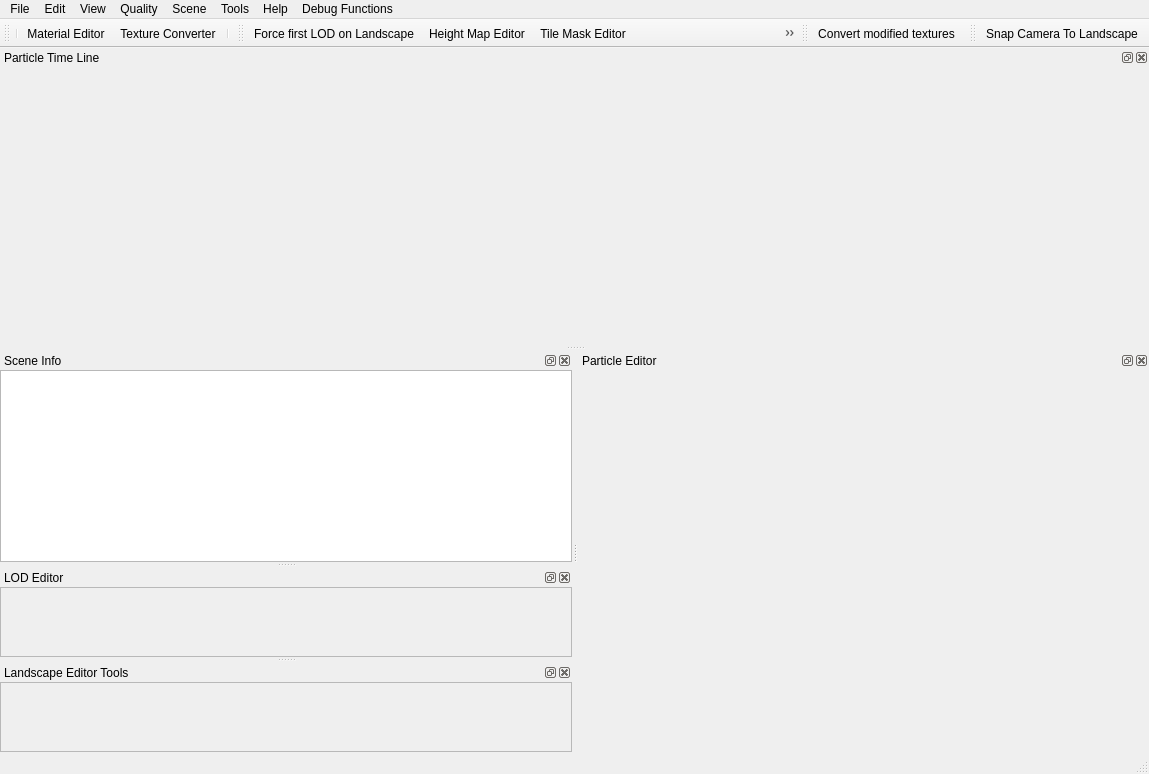
<?xml version="1.0" encoding="UTF-8"?>
<ui version="4.0">
 <class>MainWindow</class>
 <widget class="QMainWindow" name="MainWindow">
  <property name="geometry">
   <rect>
    <x>0</x>
    <y>0</y>
    <width>1149</width>
    <height>774</height>
   </rect>
  </property>
  <property name="sizePolicy">
   <sizepolicy hsizetype="Preferred" vsizetype="Preferred">
    <horstretch>0</horstretch>
    <verstretch>0</verstretch>
   </sizepolicy>
  </property>
  <property name="minimumSize">
   <size>
    <width>1024</width>
    <height>768</height>
   </size>
  </property>
  <property name="contextMenuPolicy">
   <enum>Qt::CustomContextMenu</enum>
  </property>
  <property name="windowTitle">
   <string>MainWindow</string>
  </property>
  <property name="dockOptions">
   <set>QMainWindow::AllowNestedDocks|QMainWindow::AllowTabbedDocks|QMainWindow::AnimatedDocks</set>
  </property>
  <widget class="QFrame" name="mainFrame">
   <layout class="QVBoxLayout" name="verticalLayout_8">
    <property name="spacing">
     <number>0</number>
    </property>
    <property name="leftMargin">
     <number>0</number>
    </property>
    <property name="topMargin">
     <number>0</number>
    </property>
    <property name="rightMargin">
     <number>0</number>
    </property>
    <property name="bottomMargin">
     <number>0</number>
    </property>
   </layout>
  </widget>
  <widget class="QToolBar" name="mainToolBar">
   <property name="windowTitle">
    <string>Main Toolbar</string>
   </property>
   <property name="iconSize">
    <size>
     <width>16</width>
     <height>16</height>
    </size>
   </property>
   <attribute name="toolBarArea">
    <enum>TopToolBarArea</enum>
   </attribute>
   <attribute name="toolBarBreak">
    <bool>false</bool>
   </attribute>
   <addaction name="separator"/>
   <addaction name="actionMaterialEditor"/>
   <addaction name="actionTextureConverter"/>
   <addaction name="separator"/>
  </widget>
  <widget class="QMenuBar" name="menuBar">
   <property name="geometry">
    <rect>
     <x>0</x>
     <y>0</y>
     <width>1149</width>
     <height>21</height>
    </rect>
   </property>
   <property name="path" stdset="0">
    <string/>
   </property>
   <widget class="QMenu" name="File">
    <property name="title">
     <string>File</string>
    </property>
   </widget>
   <widget class="QMenu" name="Tools">
    <property name="title">
     <string>Tools</string>
    </property>
    <addaction name="actionTextureConverter"/>
    <addaction name="actionMaterialEditor"/>
    <addaction name="actionCubemapEditor"/>
    <addaction name="actionImageSplitter"/>
    <addaction name="actionHeightmap_Delta_Tool"/>
    <addaction name="separator"/>
   </widget>
   <widget class="QMenu" name="View">
    <property name="title">
     <string>View</string>
    </property>
    <widget class="QMenu" name="Toolbars">
     <property name="title">
      <string>Toolbars</string>
     </property>
    </widget>
    <widget class="QMenu" name="menuLightView">
     <property name="title">
      <string>Light</string>
     </property>
     <addaction name="actionAlbedo"/>
     <addaction name="actionAmbient"/>
     <addaction name="actionDiffuse"/>
     <addaction name="actionSpecular"/>
    </widget>
    <widget class="QMenu" name="Dock">
     <property name="title">
      <string>Dock Windows</string>
     </property>
    </widget>
    <addaction name="menuLightView"/>
    <addaction name="separator"/>
    <addaction name="Toolbars"/>
    <addaction name="Dock"/>
    <addaction name="separator"/>
    <addaction name="actionShowEditorGizmo"/>
    <addaction name="actionLightmapCanvas"/>
    <addaction name="actionShowStaticOcclusion"/>
    <addaction name="actionEnableVisibilitySystem"/>
    <addaction name="separator"/>
   </widget>
   <widget class="QMenu" name="Edit">
    <property name="title">
     <string>Edit</string>
    </property>
    <addaction name="separator"/>
   </widget>
   <widget class="QMenu" name="Help">
    <property name="title">
     <string>Help</string>
    </property>
    <addaction name="actionHelp"/>
   </widget>
   <widget class="QMenu" name="Scene">
    <property name="title">
     <string>Scene</string>
    </property>
    <widget class="QMenu" name="menuLandscape_2">
     <property name="title">
      <string>Landscape save</string>
     </property>
     <addaction name="actionSaveHeightmapToPNG"/>
     <addaction name="actionSaveTiledTexture"/>
    </widget>
    <widget class="QMenu" name="VisibilityCheckSystem">
     <property name="title">
      <string>Visibility Check System</string>
     </property>
     <addaction name="actionEnableVisibilitySystem"/>
     <addaction name="actionRefreshVisibilitySystem"/>
     <addaction name="separator"/>
     <addaction name="actionFixCurrentFrame"/>
     <addaction name="actionReleaseCurrentFrame"/>
    </widget>
    <addaction name="actionEnableCameraLight"/>
    <addaction name="actionConvertModifiedTextures"/>
    <addaction name="separator"/>
    <addaction name="actionHeightMapEditor"/>
    <addaction name="actionTileMapEditor"/>
    <addaction name="actionShowNotPassableLandscape"/>
    <addaction name="actionRulerTool"/>
    <addaction name="actionCustomColorsEditor"/>
    <addaction name="actionWayEditor"/>
    <addaction name="actionBakeWaypoints"/>
    <addaction name="menuLandscape_2"/>
    <addaction name="separator"/>
    <addaction name="separator"/>
    <addaction name="actionBuildStaticOcclusion"/>
    <addaction name="actionInvalidateStaticOcclusion"/>
    <addaction name="VisibilityCheckSystem"/>
    <addaction name="separator"/>
    <addaction name="separator"/>
    <addaction name="actionSnapCameraToLandscape"/>
    <addaction name="separator"/>
    <addaction name="actionValidateScene"/>
   </widget>
   <widget class="QMenu" name="Quality">
    <property name="title">
     <string>Quality</string>
    </property>
    <addaction name="separator"/>
    <addaction name="actionCustomQuality"/>
   </widget>
   <widget class="QMenu" name="DebugFunctions">
    <property name="title">
     <string>Debug Functions</string>
    </property>
    <widget class="QMenu" name="menuDump">
     <property name="title">
      <string>Dump</string>
     </property>
     <addaction name="actionDumpTextures"/>
     <addaction name="actionDumpSprites"/>
    </widget>
    <addaction name="actionGridCopy"/>
    <addaction name="actionCreateTestHardSkinnedObject"/>
    <addaction name="actionCreateTestSoftSkinnedObject"/>
    <addaction name="actionImageSplitterForNormals"/>
    <addaction name="actionReplaceTextureMipmap"/>
    <addaction name="menuDump"/>
    <addaction name="actionToggleUseInstancing"/>
   </widget>
   <addaction name="File"/>
   <addaction name="Edit"/>
   <addaction name="View"/>
   <addaction name="Quality"/>
   <addaction name="Scene"/>
   <addaction name="Tools"/>
   <addaction name="Help"/>
   <addaction name="DebugFunctions"/>
  </widget>
  <widget class="QDockWidget" name="dockParticleEditor">
   <property name="maximumSize">
    <size>
     <width>524287</width>
     <height>524287</height>
    </size>
   </property>
   <property name="windowTitle">
    <string>Particle Editor</string>
   </property>
   <attribute name="dockWidgetArea">
    <number>2</number>
   </attribute>
   <widget class="ParticleEditorWidget" name="dockWidgetContents_3"/>
  </widget>
  <widget class="QDockWidget" name="dockParticleEditorTimeLine">
   <property name="maximumSize">
    <size>
     <width>524287</width>
     <height>524287</height>
    </size>
   </property>
   <property name="windowTitle">
    <string>Particle Time Line</string>
   </property>
   <attribute name="dockWidgetArea">
    <number>4</number>
   </attribute>
   <widget class="ParticleTimeLineWidget" name="dockWidgetContents_2"/>
  </widget>
  <widget class="StatusBar" name="statusBar"/>
  <widget class="QDockWidget" name="dockSceneInfo">
   <property name="enabled">
    <bool>true</bool>
   </property>
   <property name="windowTitle">
    <string>Scene Info</string>
   </property>
   <attribute name="dockWidgetArea">
    <number>1</number>
   </attribute>
   <widget class="QWidget" name="dockSceneInfoContent">
    <layout class="QVBoxLayout" name="verticalLayout_6">
     <property name="spacing">
      <number>3</number>
     </property>
     <property name="leftMargin">
      <number>0</number>
     </property>
     <property name="topMargin">
      <number>0</number>
     </property>
     <property name="rightMargin">
      <number>0</number>
     </property>
     <property name="bottomMargin">
      <number>0</number>
     </property>
     <item>
      <widget class="SceneInfo" name="sceneInfo">
       <property name="enabled">
        <bool>true</bool>
       </property>
       <property name="autoFillBackground">
        <bool>false</bool>
       </property>
       <property name="frameShadow">
        <enum>QFrame::Plain</enum>
       </property>
       <property name="editTriggers">
        <set>QAbstractItemView::NoEditTriggers</set>
       </property>
       <property name="alternatingRowColors">
        <bool>false</bool>
       </property>
       <property name="selectionMode">
        <enum>QAbstractItemView::NoSelection</enum>
       </property>
       <property name="selectionBehavior">
        <enum>QAbstractItemView::SelectRows</enum>
       </property>
       <property name="indentation">
        <number>16</number>
       </property>
      </widget>
     </item>
    </layout>
   </widget>
  </widget>
  <widget class="QDockWidget" name="dockLODEditor">
   <property name="windowTitle">
    <string>LOD Editor</string>
   </property>
   <attribute name="dockWidgetArea">
    <number>1</number>
   </attribute>
   <widget class="QWidget" name="dockLODEditorContent">
    <layout class="QVBoxLayout" name="verticalLayout_2">
     <property name="leftMargin">
      <number>0</number>
     </property>
     <property name="topMargin">
      <number>0</number>
     </property>
     <property name="rightMargin">
      <number>0</number>
     </property>
     <property name="bottomMargin">
      <number>0</number>
     </property>
     <item>
      <widget class="QScrollArea" name="scrollArea">
       <property name="widgetResizable">
        <bool>true</bool>
       </property>
       <widget class="LODEditor" name="scrollAreaWidgetContents">
        <property name="geometry">
         <rect>
          <x>0</x>
          <y>0</y>
          <width>254</width>
          <height>128</height>
         </rect>
        </property>
       </widget>
      </widget>
     </item>
    </layout>
   </widget>
  </widget>
  <widget class="QToolBar" name="landscapeToolBar">
   <property name="windowTitle">
    <string>Landscape Toolbar</string>
   </property>
   <property name="iconSize">
    <size>
     <width>16</width>
     <height>16</height>
    </size>
   </property>
   <attribute name="toolBarArea">
    <enum>TopToolBarArea</enum>
   </attribute>
   <attribute name="toolBarBreak">
    <bool>false</bool>
   </attribute>
   <addaction name="actionForceFirstLODonLandscape"/>
   <addaction name="actionHeightMapEditor"/>
   <addaction name="actionTileMapEditor"/>
   <addaction name="actionShowNotPassableLandscape"/>
   <addaction name="actionRulerTool"/>
   <addaction name="actionCustomColorsEditor"/>
   <addaction name="actionWayEditor"/>
  </widget>
  <widget class="QToolBar" name="sceneToolBar">
   <property name="windowTitle">
    <string>Scene Toolbar</string>
   </property>
   <property name="iconSize">
    <size>
     <width>16</width>
     <height>16</height>
    </size>
   </property>
   <attribute name="toolBarArea">
    <enum>TopToolBarArea</enum>
   </attribute>
   <attribute name="toolBarBreak">
    <bool>false</bool>
   </attribute>
   <addaction name="actionConvertModifiedTextures"/>
  </widget>
  <widget class="QToolBar" name="cameraToolBar">
   <property name="windowTitle">
    <string>Camera Tool Bar</string>
   </property>
   <property name="iconSize">
    <size>
     <width>16</width>
     <height>16</height>
    </size>
   </property>
   <attribute name="toolBarArea">
    <enum>TopToolBarArea</enum>
   </attribute>
   <attribute name="toolBarBreak">
    <bool>false</bool>
   </attribute>
   <addaction name="actionSnapCameraToLandscape"/>
  </widget>
  <widget class="QDockWidget" name="dockLandscapeEditorControls">
   <property name="windowTitle">
    <string>Landscape Editor Tools</string>
   </property>
   <attribute name="dockWidgetArea">
    <number>1</number>
   </attribute>
   <widget class="QWidget" name="dockLandscapeEditorControlsContent">
    <layout class="QVBoxLayout" name="verticalLayout_3">
     <property name="leftMargin">
      <number>0</number>
     </property>
     <property name="topMargin">
      <number>0</number>
     </property>
     <property name="rightMargin">
      <number>0</number>
     </property>
     <property name="bottomMargin">
      <number>0</number>
     </property>
     <item>
      <widget class="QScrollArea" name="landscapeScrollArea">
       <property name="widgetResizable">
        <bool>true</bool>
       </property>
       <widget class="LandscapeEditorControlsPlaceholder" name="landscapeEditorControlsPlaceholder">
        <property name="geometry">
         <rect>
          <x>0</x>
          <y>0</y>
          <width>254</width>
          <height>129</height>
         </rect>
        </property>
       </widget>
      </widget>
     </item>
    </layout>
   </widget>
  </widget>
  <action name="actionMaterialEditor">
   <property name="icon">
    <iconset resource="Resources.qrc">
     <normaloff>:/QtIcons/materialeditor.png</normaloff>:/QtIcons/materialeditor.png</iconset>
   </property>
   <property name="text">
    <string>Material Editor</string>
   </property>
   <property name="shortcut">
    <string>Ctrl+M</string>
   </property>
   <property name="blockName" stdset="0">
    <string>Editor</string>
   </property>
   <property name="actionName" stdset="0">
    <string>Material Editor</string>
   </property>
  </action>
  <action name="actionHeightMapEditor">
   <property name="checkable">
    <bool>true</bool>
   </property>
   <property name="icon">
    <iconset resource="Resources.qrc">
     <normaloff>:/QtIcons/land_height.png</normaloff>:/QtIcons/land_height.png</iconset>
   </property>
   <property name="text">
    <string>Height Map Editor</string>
   </property>
   <property name="shortcut">
    <string>Ctrl+E</string>
   </property>
   <property name="actionName" stdset="0">
    <string>Height Map Editor</string>
   </property>
   <property name="blockName" stdset="0">
    <string>Editor</string>
   </property>
  </action>
  <action name="actionTileMapEditor">
   <property name="checkable">
    <bool>true</bool>
   </property>
   <property name="icon">
    <iconset resource="Resources.qrc">
     <normaloff>:/QtIcons/land_tile.png</normaloff>:/QtIcons/land_tile.png</iconset>
   </property>
   <property name="text">
    <string>Tile Mask Editor</string>
   </property>
   <property name="shortcut">
    <string>Ctrl+T</string>
   </property>
   <property name="actionName" stdset="0">
    <string>Tile Mask Editor</string>
   </property>
   <property name="blockName" stdset="0">
    <string>Editor</string>
   </property>
  </action>
  <action name="actionTextureConverter">
   <property name="icon">
    <iconset resource="Resources.qrc">
     <normaloff>:/QtIcons/textureeditor.png</normaloff>:/QtIcons/textureeditor.png</iconset>
   </property>
   <property name="text">
    <string>Texture Converter</string>
   </property>
   <property name="shortcut">
    <string>Alt+T</string>
   </property>
   <property name="actionName" stdset="0">
    <string>Texture converter</string>
   </property>
   <property name="blockName" stdset="0">
    <string>Editor</string>
   </property>
  </action>
  <action name="actionShowNotPassableLandscape">
   <property name="checkable">
    <bool>true</bool>
   </property>
   <property name="icon">
    <iconset resource="Resources.qrc">
     <normaloff>:/QtIcons/land_unpassable.png</normaloff>:/QtIcons/land_unpassable.png</iconset>
   </property>
   <property name="text">
    <string>Not Passable Landscape</string>
   </property>
   <property name="toolTip">
    <string>Not Passable Landscape</string>
   </property>
   <property name="shortcut">
    <string>Ctrl+A</string>
   </property>
   <property name="actionName" stdset="0">
    <string>Not Passable Landscape</string>
   </property>
   <property name="blockName" stdset="0">
    <string>Editor</string>
   </property>
  </action>
  <action name="actionRulerTool">
   <property name="checkable">
    <bool>true</bool>
   </property>
   <property name="icon">
    <iconset resource="Resources.qrc">
     <normaloff>:/QtIcons/land_ruler.png</normaloff>:/QtIcons/land_ruler.png</iconset>
   </property>
   <property name="text">
    <string>Ruler Tool</string>
   </property>
   <property name="shortcut">
    <string>Ctrl+R</string>
   </property>
   <property name="actionName" stdset="0">
    <string>Ruler Tool</string>
   </property>
   <property name="blockName" stdset="0">
    <string>Editor</string>
   </property>
  </action>
  <action name="actionEnableCameraLight">
   <property name="checkable">
    <bool>true</bool>
   </property>
   <property name="icon">
    <iconset resource="Resources.qrc">
     <normaloff>:/QtIcons/light.png</normaloff>:/QtIcons/light.png</iconset>
   </property>
   <property name="text">
    <string>Camera Light</string>
   </property>
   <property name="shortcut">
    <string>Alt+L</string>
   </property>
   <property name="actionName" stdset="0">
    <string>Camera Light</string>
   </property>
   <property name="blockName" stdset="0">
    <string>Editor</string>
   </property>
  </action>
  <action name="actionHelp">
   <property name="icon">
    <iconset resource="Resources.qrc">
     <normaloff>:/QtIcons/help.png</normaloff>:/QtIcons/help.png</iconset>
   </property>
   <property name="text">
    <string>Resource Editor Help</string>
   </property>
   <property name="shortcut">
    <string>F1</string>
   </property>
  </action>
  <action name="actionCubemapEditor">
   <property name="icon">
    <iconset resource="Resources.qrc">
     <normaloff>:/QtIcons/cubemap.png</normaloff>:/QtIcons/cubemap.png</iconset>
   </property>
   <property name="text">
    <string>Cubemap Editor</string>
   </property>
  </action>
  <action name="actionSaveHeightmapToPNG">
   <property name="text">
    <string>Save Heightmap as Image</string>
   </property>
  </action>
  <action name="actionSaveTiledTexture">
   <property name="text">
    <string>Save Landscape Texture</string>
   </property>
  </action>
  <action name="actionCustomColorsEditor">
   <property name="checkable">
    <bool>true</bool>
   </property>
   <property name="icon">
    <iconset resource="Resources.qrc">
     <normaloff>:/QtIcons/land_custcolor.png</normaloff>:/QtIcons/land_custcolor.png</iconset>
   </property>
   <property name="text">
    <string>Custom Colors Editor</string>
   </property>
   <property name="toolTip">
    <string>Custom Colors Editor</string>
   </property>
  </action>
  <action name="actionShowEditorGizmo">
   <property name="checkable">
    <bool>true</bool>
   </property>
   <property name="checked">
    <bool>true</bool>
   </property>
   <property name="icon">
    <iconset resource="Resources.qrc">
     <normaloff>:/QtIcons/gizmo.png</normaloff>:/QtIcons/gizmo.png</iconset>
   </property>
   <property name="text">
    <string>Show Editor Gizmo</string>
   </property>
   <property name="shortcut">
    <string>F12</string>
   </property>
   <property name="actionName" stdset="0">
    <string>Show Editor Gizmo</string>
   </property>
   <property name="blockName" stdset="0">
    <string>Editor</string>
   </property>
  </action>
  <action name="actionBuildStaticOcclusion">
   <property name="text">
    <string>Build Static Occlusion</string>
   </property>
  </action>
  <action name="actionConvertModifiedTextures">
   <property name="icon">
    <iconset resource="Resources.qrc">
     <normaloff>:/QtIconsTextureDialog/convert.png</normaloff>:/QtIconsTextureDialog/convert.png</iconset>
   </property>
   <property name="text">
    <string>Convert modified textures</string>
   </property>
  </action>
  <action name="actionAlbedo">
   <property name="checkable">
    <bool>true</bool>
   </property>
   <property name="checked">
    <bool>true</bool>
   </property>
   <property name="text">
    <string>Albedo</string>
   </property>
  </action>
  <action name="actionAmbient">
   <property name="checkable">
    <bool>true</bool>
   </property>
   <property name="checked">
    <bool>true</bool>
   </property>
   <property name="text">
    <string>Ambient</string>
   </property>
  </action>
  <action name="actionDiffuse">
   <property name="checkable">
    <bool>true</bool>
   </property>
   <property name="checked">
    <bool>true</bool>
   </property>
   <property name="text">
    <string>Diffuse</string>
   </property>
  </action>
  <action name="actionSpecular">
   <property name="checkable">
    <bool>true</bool>
   </property>
   <property name="checked">
    <bool>true</bool>
   </property>
   <property name="text">
    <string>Specular</string>
   </property>
  </action>
  <action name="actionCustomQuality">
   <property name="text">
    <string>Custom...</string>
   </property>
   <property name="toolTip">
    <string>Custom Quality Settings</string>
   </property>
  </action>
  <action name="actionGridCopy">
   <property name="text">
    <string>Grid Copy</string>
   </property>
  </action>
  <action name="actionSetLightViewMode">
   <property name="icon">
    <iconset resource="Resources.qrc">
     <normaloff>:/QtIcons/light_settings.png</normaloff>:/QtIcons/light_settings.png</iconset>
   </property>
   <property name="text">
    <string>setLightViewMode</string>
   </property>
   <property name="toolTip">
    <string>Set Materials LightViewMode</string>
   </property>
  </action>
  <action name="actionLightmapCanvas">
   <property name="checkable">
    <bool>true</bool>
   </property>
   <property name="checked">
    <bool>true</bool>
   </property>
   <property name="text">
    <string>Show Lightmap Canvas</string>
   </property>
  </action>
  <action name="actionImageSplitter">
   <property name="icon">
    <iconset resource="Resources.qrc">
     <normaloff>:/QtIcons/image_splitter.png</normaloff>:/QtIcons/image_splitter.png</iconset>
   </property>
   <property name="text">
    <string>ImageSplitter</string>
   </property>
  </action>
  <action name="actionInvalidateStaticOcclusion">
   <property name="text">
    <string>Invalidate Static Occlusion</string>
   </property>
  </action>
  <action name="actionShowStaticOcclusion">
   <property name="checkable">
    <bool>true</bool>
   </property>
   <property name="checked">
    <bool>false</bool>
   </property>
   <property name="icon">
    <iconset resource="Resources.qrc">
     <normaloff>:/QtIcons/so.png</normaloff>:/QtIcons/so.png</iconset>
   </property>
   <property name="text">
    <string>Show Static Occlusion</string>
   </property>
  </action>
  <action name="actionHeightmap_Delta_Tool">
   <property name="text">
    <string>Height Delta Tool</string>
   </property>
  </action>
  <action name="actionCreateTestSoftSkinnedObject">
   <property name="text">
    <string>Create Test Soft Skinned Object</string>
   </property>
  </action>
  <action name="actionWayEditor">
   <property name="checkable">
    <bool>true</bool>
   </property>
   <property name="icon">
    <iconset resource="Resources.qrc">
     <normaloff>:/QtIcons/path.png</normaloff>:/QtIcons/path.png</iconset>
   </property>
   <property name="text">
    <string>WayEditor</string>
   </property>
  </action>
  <action name="actionSnapCameraToLandscape">
   <property name="checkable">
    <bool>true</bool>
   </property>
   <property name="icon">
    <iconset resource="Resources.qrc">
     <normaloff>:/QtIcons/snapcamera.png</normaloff>:/QtIcons/snapcamera.png</iconset>
   </property>
   <property name="text">
    <string>Snap Camera To Landscape</string>
   </property>
   <property name="toolTip">
    <string>Snap Camera To Landscape</string>
   </property>
  </action>
  <action name="actionImageSplitterForNormals">
   <property name="text">
    <string>ImageSplitter for Normals</string>
   </property>
  </action>
  <action name="actionReplaceTextureMipmap">
   <property name="text">
    <string>Replace Textures mipmaps</string>
   </property>
  </action>
  <action name="actionEnableDisableShadows">
   <property name="checkable">
    <bool>true</bool>
   </property>
   <property name="icon">
    <iconset resource="Resources.qrc">
     <normaloff>:/QtIcons/shadow.png</normaloff>:/QtIcons/shadow.png</iconset>
   </property>
   <property name="text">
    <string>Change Shadows Drawing </string>
   </property>
  </action>
  <action name="actionDumpTextures">
   <property name="text">
    <string>Textures</string>
   </property>
  </action>
  <action name="actionDumpSprites">
   <property name="text">
    <string>Sprites</string>
   </property>
  </action>
  <action name="actionForceFirstLODonLandscape">
   <property name="checkable">
    <bool>true</bool>
   </property>
   <property name="icon">
    <iconset resource="Resources.qrc">
     <normaloff>:/QtIconsTextureDialog/zoom_100.png</normaloff>:/QtIconsTextureDialog/zoom_100.png</iconset>
   </property>
   <property name="text">
    <string>Force first LOD on Landscape</string>
   </property>
  </action>
  <action name="actionEnableVisibilitySystem">
   <property name="checkable">
    <bool>true</bool>
   </property>
   <property name="icon">
    <iconset resource="Resources.qrc">
     <normaloff>:/QtIcons/eye.png</normaloff>:/QtIcons/eye.png</iconset>
   </property>
   <property name="text">
    <string>Enable Visibility System</string>
   </property>
   <property name="shortcut">
    <string>Alt+Shift+V</string>
   </property>
   <property name="actionName" stdset="0">
    <string>Enable/Disable</string>
   </property>
   <property name="blockName" stdset="0">
    <string>Visibility System</string>
   </property>
  </action>
  <action name="actionFixCurrentFrame">
   <property name="text">
    <string>Fix Current Frame</string>
   </property>
   <property name="shortcut">
    <string>Alt+V</string>
   </property>
   <property name="blockName" stdset="0">
    <string>Visibility System</string>
   </property>
   <property name="actionName" stdset="0">
    <string>Fix Current Frame</string>
   </property>
  </action>
  <action name="actionReleaseCurrentFrame">
   <property name="text">
    <string>Release Fixed Frame</string>
   </property>
   <property name="shortcut">
    <string>Ctrl+Alt+V</string>
   </property>
   <property name="actionName" stdset="0">
    <string>Release Fixed Frame</string>
   </property>
   <property name="blockName" stdset="0">
    <string>Visibility System</string>
   </property>
  </action>
  <action name="actionRefreshVisibilitySystem">
   <property name="icon">
    <iconset resource="Resources.qrc">
     <normaloff>:/QtIcons/reloadtextures.png</normaloff>:/QtIcons/reloadtextures.png</iconset>
   </property>
   <property name="text">
    <string>Refresh Visibility System</string>
   </property>
   <property name="shortcut">
    <string>Alt+R</string>
   </property>
   <property name="actionName" stdset="0">
    <string>Refresh</string>
   </property>
   <property name="blockName" stdset="0">
    <string>Visibility System</string>
   </property>
  </action>
  <action name="actionToggleUseInstancing">
   <property name="text">
    <string>Toggle Use Instancing by Landscape</string>
   </property>
  </action>
  <action name="actionEnableSounds">
   <property name="checkable">
    <bool>true</bool>
   </property>
   <property name="icon">
    <iconset resource="Resources.qrc">
     <normaloff>:/QtIcons/rspeaker_off.png</normaloff>
     <normalon>:/QtIcons/rspeaker_on.png</normalon>:/QtIcons/rspeaker_off.png</iconset>
   </property>
   <property name="text">
    <string>Mute</string>
   </property>
   <property name="toolTip">
    <string>Mute scene sounds</string>
   </property>
  </action>
  <action name="actionValidateScene">
   <property name="text">
    <string>Validate scene</string>
   </property>
   <property name="toolTip">
    <string>Perform some routine checks under scene objects</string>
   </property>
  </action>
  <action name="actionCreateTestHardSkinnedObject">
   <property name="text">
    <string>Create Test Hard Skinned Object</string>
   </property>
  </action>
  <action name="actionBakeWaypoints">
   <property name="text">
    <string>Bake waypoints</string>
   </property>
   <property name="toolTip">
    <string>convert waypoints coordinates to global</string>
   </property>
  </action>
 </widget>
 <layoutdefault spacing="6" margin="11"/>
 <customwidgets>
  <customwidget>
   <class>ParticleEditorWidget</class>
   <extends>QWidget</extends>
   <header>Classes/Qt/DockParticleEditor/ParticleEditorWidget.h</header>
  </customwidget>
  <customwidget>
   <class>ParticleTimeLineWidget</class>
   <extends>QWidget</extends>
   <header>Classes/Qt/DockParticleEditor/ParticleTimeLineWidget.h</header>
   <container>1</container>
  </customwidget>
  <customwidget>
   <class>SceneInfo</class>
   <extends>QTreeView</extends>
   <header>Classes/Qt/DockSceneInfo/SceneInfo.h</header>
  </customwidget>
  <customwidget>
   <class>LODEditor</class>
   <extends>QWidget</extends>
   <header>Classes/Qt/DockLODEditor/LODEditor.h</header>
   <container>1</container>
  </customwidget>
  <customwidget>
   <class>StatusBar</class>
   <extends>QStatusBar</extends>
   <header>Classes/Qt/Main/StatusBar.h</header>
  </customwidget>
  <customwidget>
   <class>LandscapeEditorControlsPlaceholder</class>
   <extends>QWidget</extends>
   <header>Classes/Qt/DockLandscapeEditorControls/LandscapeEditorControlsPlaceholder.h</header>
   <container>1</container>
  </customwidget>
 </customwidgets>
 <resources>
  <include location="Resources.qrc"/>
 </resources>
 <connections/>
</ui>
